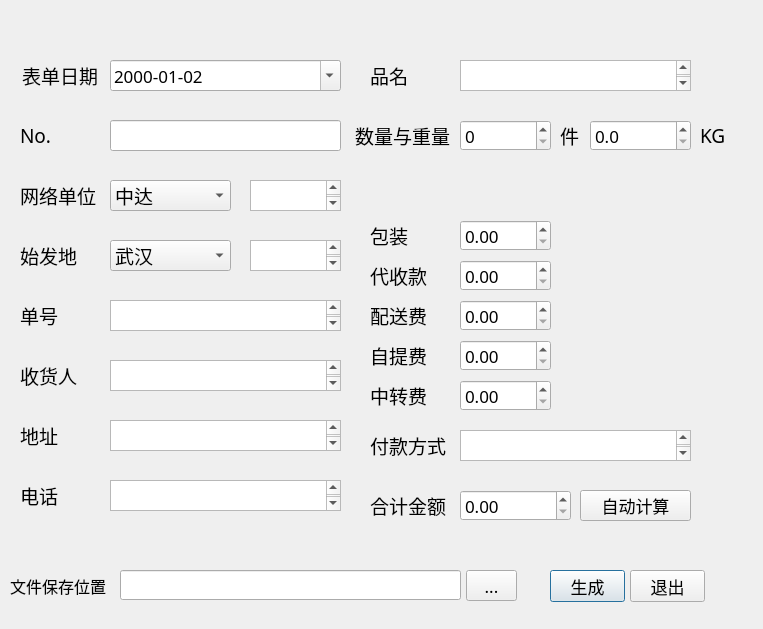
<?xml version="1.0" encoding="UTF-8"?>
<ui version="4.0">
 <class>TableGenerate</class>
 <widget class="QDialog" name="TableGenerate">
  <property name="geometry">
   <rect>
    <x>0</x>
    <y>0</y>
    <width>763</width>
    <height>629</height>
   </rect>
  </property>
  <property name="minimumSize">
   <size>
    <width>763</width>
    <height>629</height>
   </size>
  </property>
  <property name="maximumSize">
   <size>
    <width>763</width>
    <height>629</height>
   </size>
  </property>
  <property name="windowTitle">
   <string>Table Generator v1.0    -by Y.H.</string>
  </property>
  <widget class="QTextEdit" name="network_department_other">
   <property name="enabled">
    <bool>true</bool>
   </property>
   <property name="geometry">
    <rect>
     <x>250</x>
     <y>180</y>
     <width>91</width>
     <height>31</height>
    </rect>
   </property>
   <property name="font">
    <font>
     <family>黑体</family>
     <pointsize>13</pointsize>
    </font>
   </property>
   <property name="readOnly">
    <bool>false</bool>
   </property>
  </widget>
  <widget class="QTextEdit" name="start_add_other">
   <property name="geometry">
    <rect>
     <x>250</x>
     <y>240</y>
     <width>91</width>
     <height>31</height>
    </rect>
   </property>
   <property name="font">
    <font>
     <family>黑体</family>
     <pointsize>13</pointsize>
    </font>
   </property>
  </widget>
  <widget class="QTextEdit" name="code">
   <property name="geometry">
    <rect>
     <x>110</x>
     <y>300</y>
     <width>231</width>
     <height>31</height>
    </rect>
   </property>
   <property name="font">
    <font>
     <family>黑体</family>
     <pointsize>13</pointsize>
    </font>
   </property>
  </widget>
  <widget class="QTextEdit" name="people_name">
   <property name="geometry">
    <rect>
     <x>110</x>
     <y>360</y>
     <width>231</width>
     <height>31</height>
    </rect>
   </property>
   <property name="font">
    <font>
     <family>黑体</family>
     <pointsize>13</pointsize>
    </font>
   </property>
  </widget>
  <widget class="QTextEdit" name="add">
   <property name="geometry">
    <rect>
     <x>110</x>
     <y>420</y>
     <width>231</width>
     <height>31</height>
    </rect>
   </property>
   <property name="font">
    <font>
     <family>黑体</family>
     <pointsize>13</pointsize>
    </font>
   </property>
  </widget>
  <widget class="QDateEdit" name="dateEdit">
   <property name="geometry">
    <rect>
     <x>110</x>
     <y>60</y>
     <width>231</width>
     <height>31</height>
    </rect>
   </property>
   <property name="font">
    <font>
     <family>黑体</family>
     <pointsize>13</pointsize>
    </font>
   </property>
   <property name="displayFormat">
    <string>yyyy-MM-dd</string>
   </property>
   <property name="calendarPopup">
    <bool>true</bool>
   </property>
   <property name="date">
    <date>
     <year>2000</year>
     <month>1</month>
     <day>2</day>
    </date>
   </property>
  </widget>
  <widget class="QDoubleSpinBox" name="count">
   <property name="geometry">
    <rect>
     <x>460</x>
     <y>120</y>
     <width>91</width>
     <height>31</height>
    </rect>
   </property>
   <property name="font">
    <font>
     <family>黑体</family>
     <pointsize>13</pointsize>
    </font>
   </property>
   <property name="decimals">
    <number>0</number>
   </property>
   <property name="maximum">
    <double>999999.000000000000000</double>
   </property>
  </widget>
  <widget class="QDoubleSpinBox" name="weight">
   <property name="geometry">
    <rect>
     <x>590</x>
     <y>120</y>
     <width>101</width>
     <height>31</height>
    </rect>
   </property>
   <property name="font">
    <font>
     <family>黑体</family>
     <pointsize>13</pointsize>
    </font>
   </property>
   <property name="decimals">
    <number>1</number>
   </property>
   <property name="maximum">
    <double>999999.000000000000000</double>
   </property>
  </widget>
  <widget class="QDoubleSpinBox" name="package_value">
   <property name="geometry">
    <rect>
     <x>460</x>
     <y>220</y>
     <width>91</width>
     <height>31</height>
    </rect>
   </property>
   <property name="font">
    <font>
     <family>黑体</family>
     <pointsize>13</pointsize>
    </font>
   </property>
   <property name="maximum">
    <double>999999.989999999990687</double>
   </property>
  </widget>
  <widget class="QDoubleSpinBox" name="agency_fund_value">
   <property name="geometry">
    <rect>
     <x>460</x>
     <y>260</y>
     <width>91</width>
     <height>31</height>
    </rect>
   </property>
   <property name="font">
    <font>
     <family>黑体</family>
     <pointsize>13</pointsize>
    </font>
   </property>
   <property name="maximum">
    <double>999999.989999999990687</double>
   </property>
  </widget>
  <widget class="QDoubleSpinBox" name="delivery_cost_value">
   <property name="geometry">
    <rect>
     <x>460</x>
     <y>300</y>
     <width>91</width>
     <height>31</height>
    </rect>
   </property>
   <property name="font">
    <font>
     <family>黑体</family>
     <pointsize>13</pointsize>
    </font>
   </property>
   <property name="maximum">
    <double>999999.989999999990687</double>
   </property>
  </widget>
  <widget class="QDoubleSpinBox" name="self_fee_value">
   <property name="geometry">
    <rect>
     <x>460</x>
     <y>340</y>
     <width>91</width>
     <height>31</height>
    </rect>
   </property>
   <property name="font">
    <font>
     <family>黑体</family>
     <pointsize>13</pointsize>
    </font>
   </property>
   <property name="maximum">
    <double>999999.989999999990687</double>
   </property>
  </widget>
  <widget class="QDoubleSpinBox" name="transfer_fee_value">
   <property name="geometry">
    <rect>
     <x>460</x>
     <y>380</y>
     <width>91</width>
     <height>31</height>
    </rect>
   </property>
   <property name="font">
    <font>
     <family>黑体</family>
     <pointsize>13</pointsize>
    </font>
   </property>
   <property name="maximum">
    <double>999999.989999999990687</double>
   </property>
  </widget>
  <widget class="QTextEdit" name="payment_method">
   <property name="geometry">
    <rect>
     <x>460</x>
     <y>430</y>
     <width>231</width>
     <height>31</height>
    </rect>
   </property>
   <property name="font">
    <font>
     <family>黑体</family>
     <pointsize>13</pointsize>
    </font>
   </property>
  </widget>
  <widget class="QDoubleSpinBox" name="total_money">
   <property name="geometry">
    <rect>
     <x>460</x>
     <y>490</y>
     <width>111</width>
     <height>31</height>
    </rect>
   </property>
   <property name="font">
    <font>
     <family>黑体</family>
     <pointsize>13</pointsize>
    </font>
   </property>
   <property name="maximum">
    <double>999999.989999999990687</double>
   </property>
  </widget>
  <widget class="QLabel" name="label">
   <property name="geometry">
    <rect>
     <x>20</x>
     <y>60</y>
     <width>80</width>
     <height>31</height>
    </rect>
   </property>
   <property name="font">
    <font>
     <family>黑体</family>
     <pointsize>14</pointsize>
    </font>
   </property>
   <property name="text">
    <string>表单日期</string>
   </property>
   <property name="textFormat">
    <enum>Qt::AutoText</enum>
   </property>
   <property name="alignment">
    <set>Qt::AlignCenter</set>
   </property>
  </widget>
  <widget class="QLabel" name="label_2">
   <property name="geometry">
    <rect>
     <x>20</x>
     <y>120</y>
     <width>54</width>
     <height>31</height>
    </rect>
   </property>
   <property name="font">
    <font>
     <family>黑体</family>
     <pointsize>14</pointsize>
    </font>
   </property>
   <property name="text">
    <string>No.</string>
   </property>
   <property name="alignment">
    <set>Qt::AlignLeading|Qt::AlignLeft|Qt::AlignVCenter</set>
   </property>
  </widget>
  <widget class="QLabel" name="label_3">
   <property name="geometry">
    <rect>
     <x>20</x>
     <y>180</y>
     <width>80</width>
     <height>31</height>
    </rect>
   </property>
   <property name="font">
    <font>
     <family>黑体</family>
     <pointsize>14</pointsize>
    </font>
   </property>
   <property name="text">
    <string>网络单位</string>
   </property>
  </widget>
  <widget class="QLabel" name="label_4">
   <property name="geometry">
    <rect>
     <x>20</x>
     <y>240</y>
     <width>80</width>
     <height>31</height>
    </rect>
   </property>
   <property name="font">
    <font>
     <family>黑体</family>
     <pointsize>14</pointsize>
    </font>
   </property>
   <property name="text">
    <string>始发地</string>
   </property>
  </widget>
  <widget class="QLabel" name="label_5">
   <property name="geometry">
    <rect>
     <x>20</x>
     <y>300</y>
     <width>54</width>
     <height>31</height>
    </rect>
   </property>
   <property name="font">
    <font>
     <family>黑体</family>
     <pointsize>14</pointsize>
    </font>
   </property>
   <property name="text">
    <string>单号</string>
   </property>
  </widget>
  <widget class="QLabel" name="label_6">
   <property name="geometry">
    <rect>
     <x>20</x>
     <y>360</y>
     <width>80</width>
     <height>31</height>
    </rect>
   </property>
   <property name="font">
    <font>
     <family>黑体</family>
     <pointsize>14</pointsize>
    </font>
   </property>
   <property name="text">
    <string>收货人</string>
   </property>
  </widget>
  <widget class="QLabel" name="label_7">
   <property name="geometry">
    <rect>
     <x>20</x>
     <y>420</y>
     <width>54</width>
     <height>31</height>
    </rect>
   </property>
   <property name="font">
    <font>
     <family>黑体</family>
     <pointsize>14</pointsize>
    </font>
   </property>
   <property name="text">
    <string>地址</string>
   </property>
  </widget>
  <widget class="QLabel" name="label_8">
   <property name="geometry">
    <rect>
     <x>370</x>
     <y>60</y>
     <width>95</width>
     <height>31</height>
    </rect>
   </property>
   <property name="font">
    <font>
     <family>黑体</family>
     <pointsize>14</pointsize>
    </font>
   </property>
   <property name="text">
    <string>品名</string>
   </property>
  </widget>
  <widget class="QLabel" name="label_9">
   <property name="geometry">
    <rect>
     <x>355</x>
     <y>120</y>
     <width>100</width>
     <height>31</height>
    </rect>
   </property>
   <property name="font">
    <font>
     <family>黑体</family>
     <pointsize>14</pointsize>
    </font>
   </property>
   <property name="text">
    <string>数量与重量</string>
   </property>
  </widget>
  <widget class="QLabel" name="package_label">
   <property name="geometry">
    <rect>
     <x>370</x>
     <y>220</y>
     <width>95</width>
     <height>31</height>
    </rect>
   </property>
   <property name="font">
    <font>
     <family>黑体</family>
     <pointsize>14</pointsize>
    </font>
   </property>
   <property name="text">
    <string>包装</string>
   </property>
  </widget>
  <widget class="QLabel" name="agency_fund_label">
   <property name="geometry">
    <rect>
     <x>370</x>
     <y>260</y>
     <width>95</width>
     <height>31</height>
    </rect>
   </property>
   <property name="font">
    <font>
     <family>黑体</family>
     <pointsize>14</pointsize>
    </font>
   </property>
   <property name="text">
    <string>代收款</string>
   </property>
  </widget>
  <widget class="QLabel" name="delivery_cost_label">
   <property name="geometry">
    <rect>
     <x>370</x>
     <y>300</y>
     <width>95</width>
     <height>31</height>
    </rect>
   </property>
   <property name="font">
    <font>
     <family>黑体</family>
     <pointsize>14</pointsize>
    </font>
   </property>
   <property name="text">
    <string>配送费</string>
   </property>
  </widget>
  <widget class="QLabel" name="self_fee_label">
   <property name="geometry">
    <rect>
     <x>370</x>
     <y>340</y>
     <width>95</width>
     <height>31</height>
    </rect>
   </property>
   <property name="font">
    <font>
     <family>黑体</family>
     <pointsize>14</pointsize>
    </font>
   </property>
   <property name="text">
    <string>自提费</string>
   </property>
  </widget>
  <widget class="QLabel" name="transfer_fee_label">
   <property name="geometry">
    <rect>
     <x>370</x>
     <y>380</y>
     <width>95</width>
     <height>31</height>
    </rect>
   </property>
   <property name="font">
    <font>
     <family>黑体</family>
     <pointsize>14</pointsize>
    </font>
   </property>
   <property name="text">
    <string>中转费</string>
   </property>
  </widget>
  <widget class="QLabel" name="payment_method_label">
   <property name="geometry">
    <rect>
     <x>370</x>
     <y>430</y>
     <width>95</width>
     <height>31</height>
    </rect>
   </property>
   <property name="font">
    <font>
     <family>黑体</family>
     <pointsize>14</pointsize>
    </font>
   </property>
   <property name="text">
    <string>付款方式</string>
   </property>
  </widget>
  <widget class="QLabel" name="total_money_label">
   <property name="geometry">
    <rect>
     <x>370</x>
     <y>490</y>
     <width>95</width>
     <height>31</height>
    </rect>
   </property>
   <property name="font">
    <font>
     <family>黑体</family>
     <pointsize>14</pointsize>
    </font>
   </property>
   <property name="text">
    <string>合计金额</string>
   </property>
  </widget>
  <widget class="QTextEdit" name="phone_number">
   <property name="geometry">
    <rect>
     <x>110</x>
     <y>480</y>
     <width>231</width>
     <height>31</height>
    </rect>
   </property>
   <property name="font">
    <font>
     <family>黑体</family>
     <pointsize>13</pointsize>
    </font>
   </property>
   <property name="textInteractionFlags">
    <set>Qt::TextEditorInteraction</set>
   </property>
  </widget>
  <widget class="QLabel" name="label_17">
   <property name="geometry">
    <rect>
     <x>20</x>
     <y>480</y>
     <width>54</width>
     <height>31</height>
    </rect>
   </property>
   <property name="font">
    <font>
     <family>黑体</family>
     <pointsize>14</pointsize>
    </font>
   </property>
   <property name="text">
    <string>电话</string>
   </property>
  </widget>
  <widget class="QTextEdit" name="goods_name">
   <property name="geometry">
    <rect>
     <x>460</x>
     <y>60</y>
     <width>231</width>
     <height>31</height>
    </rect>
   </property>
   <property name="font">
    <font>
     <family>黑体</family>
     <pointsize>13</pointsize>
    </font>
   </property>
  </widget>
  <widget class="QLabel" name="label_18">
   <property name="geometry">
    <rect>
     <x>560</x>
     <y>120</y>
     <width>54</width>
     <height>31</height>
    </rect>
   </property>
   <property name="font">
    <font>
     <family>黑体</family>
     <pointsize>14</pointsize>
    </font>
   </property>
   <property name="text">
    <string>件</string>
   </property>
  </widget>
  <widget class="QLabel" name="label_19">
   <property name="geometry">
    <rect>
     <x>700</x>
     <y>120</y>
     <width>54</width>
     <height>31</height>
    </rect>
   </property>
   <property name="font">
    <font>
     <family>黑体</family>
     <pointsize>14</pointsize>
    </font>
   </property>
   <property name="text">
    <string>KG</string>
   </property>
  </widget>
  <widget class="QComboBox" name="start_add">
   <property name="geometry">
    <rect>
     <x>110</x>
     <y>240</y>
     <width>121</width>
     <height>31</height>
    </rect>
   </property>
   <property name="font">
    <font>
     <family>黑体</family>
     <pointsize>14</pointsize>
    </font>
   </property>
   <item>
    <property name="text">
     <string>武汉</string>
    </property>
   </item>
   <item>
    <property name="text">
     <string>重庆</string>
    </property>
   </item>
   <item>
    <property name="text">
     <string>杭州</string>
    </property>
   </item>
   <item>
    <property name="text">
     <string>天津</string>
    </property>
   </item>
   <item>
    <property name="text">
     <string>长沙</string>
    </property>
   </item>
   <item>
    <property name="text">
     <string>厦门</string>
    </property>
   </item>
   <item>
    <property name="text">
     <string>成都</string>
    </property>
   </item>
   <item>
    <property name="text">
     <string>青岛</string>
    </property>
   </item>
   <item>
    <property name="text">
     <string>沈阳</string>
    </property>
   </item>
   <item>
    <property name="text">
     <string>上海</string>
    </property>
   </item>
   <item>
    <property name="text">
     <string>河南</string>
    </property>
   </item>
   <item>
    <property name="text">
     <string>海宁</string>
    </property>
   </item>
   <item>
    <property name="text">
     <string>其他...</string>
    </property>
   </item>
  </widget>
  <widget class="QComboBox" name="network_department">
   <property name="geometry">
    <rect>
     <x>110</x>
     <y>180</y>
     <width>121</width>
     <height>31</height>
    </rect>
   </property>
   <property name="font">
    <font>
     <family>黑体</family>
     <pointsize>14</pointsize>
    </font>
   </property>
   <property name="editable">
    <bool>false</bool>
   </property>
   <property name="currentText">
    <string>中达</string>
   </property>
   <property name="currentIndex">
    <number>0</number>
   </property>
   <item>
    <property name="text">
     <string>中达</string>
    </property>
   </item>
   <item>
    <property name="text">
     <string>龙杭</string>
    </property>
   </item>
   <item>
    <property name="text">
     <string>星云</string>
    </property>
   </item>
   <item>
    <property name="text">
     <string>泰保</string>
    </property>
   </item>
   <item>
    <property name="text">
     <string>荟运</string>
    </property>
   </item>
   <item>
    <property name="text">
     <string>邓星宇</string>
    </property>
   </item>
   <item>
    <property name="text">
     <string>林翔</string>
    </property>
   </item>
   <item>
    <property name="text">
     <string>北涛</string>
    </property>
   </item>
   <item>
    <property name="text">
     <string>邦德</string>
    </property>
   </item>
   <item>
    <property name="text">
     <string>金京信</string>
    </property>
   </item>
   <item>
    <property name="text">
     <string>迪瑞宝</string>
    </property>
   </item>
   <item>
    <property name="text">
     <string>天翔</string>
    </property>
   </item>
   <item>
    <property name="text">
     <string>商周</string>
    </property>
   </item>
   <item>
    <property name="text">
     <string>顺捷</string>
    </property>
   </item>
   <item>
    <property name="text">
     <string>诚誉</string>
    </property>
   </item>
   <item>
    <property name="text">
     <string>浩通</string>
    </property>
   </item>
   <item>
    <property name="text">
     <string>弘运</string>
    </property>
   </item>
   <item>
    <property name="text">
     <string>其他...</string>
    </property>
   </item>
  </widget>
  <widget class="QPushButton" name="OK_Button">
   <property name="geometry">
    <rect>
     <x>550</x>
     <y>570</y>
     <width>75</width>
     <height>32</height>
    </rect>
   </property>
   <property name="font">
    <font>
     <family>黑体</family>
     <pointsize>13</pointsize>
    </font>
   </property>
   <property name="text">
    <string>生成</string>
   </property>
  </widget>
  <widget class="QPushButton" name="cancel_Button">
   <property name="geometry">
    <rect>
     <x>630</x>
     <y>570</y>
     <width>75</width>
     <height>32</height>
    </rect>
   </property>
   <property name="font">
    <font>
     <family>黑体</family>
     <pointsize>13</pointsize>
    </font>
   </property>
   <property name="text">
    <string>退出</string>
   </property>
  </widget>
  <widget class="QToolButton" name="toolButton">
   <property name="geometry">
    <rect>
     <x>466</x>
     <y>570</y>
     <width>51</width>
     <height>31</height>
    </rect>
   </property>
   <property name="font">
    <font>
     <family>黑体</family>
     <pointsize>13</pointsize>
    </font>
   </property>
   <property name="text">
    <string>...</string>
   </property>
   <property name="toolButtonStyle">
    <enum>Qt::ToolButtonIconOnly</enum>
   </property>
  </widget>
  <widget class="QLabel" name="label_20">
   <property name="geometry">
    <rect>
     <x>10</x>
     <y>570</y>
     <width>101</width>
     <height>31</height>
    </rect>
   </property>
   <property name="font">
    <font>
     <family>黑体</family>
     <pointsize>12</pointsize>
    </font>
   </property>
   <property name="text">
    <string>文件保存位置</string>
   </property>
  </widget>
  <widget class="QLineEdit" name="dir_path">
   <property name="geometry">
    <rect>
     <x>120</x>
     <y>570</y>
     <width>341</width>
     <height>30</height>
    </rect>
   </property>
   <property name="font">
    <font>
     <family>Arial</family>
     <pointsize>13</pointsize>
    </font>
   </property>
  </widget>
  <widget class="QPushButton" name="calcButton">
   <property name="geometry">
    <rect>
     <x>580</x>
     <y>490</y>
     <width>111</width>
     <height>31</height>
    </rect>
   </property>
   <property name="font">
    <font>
     <family>黑体</family>
     <pointsize>13</pointsize>
    </font>
   </property>
   <property name="text">
    <string>自动计算</string>
   </property>
  </widget>
  <widget class="QLabel" name="status_label">
   <property name="geometry">
    <rect>
     <x>120</x>
     <y>530</y>
     <width>581</width>
     <height>31</height>
    </rect>
   </property>
   <property name="font">
    <font>
     <family>黑体</family>
     <pointsize>13</pointsize>
    </font>
   </property>
   <property name="text">
    <string/>
   </property>
  </widget>
  <widget class="QLineEdit" name="lineEdit">
   <property name="geometry">
    <rect>
     <x>110</x>
     <y>120</y>
     <width>231</width>
     <height>31</height>
    </rect>
   </property>
   <property name="font">
    <font>
     <family>黑体</family>
     <pointsize>13</pointsize>
    </font>
   </property>
   <property name="maxLength">
    <number>9999999</number>
   </property>
  </widget>
 </widget>
 <tabstops>
  <tabstop>dateEdit</tabstop>
  <tabstop>network_department</tabstop>
  <tabstop>network_department_other</tabstop>
  <tabstop>start_add</tabstop>
  <tabstop>start_add_other</tabstop>
  <tabstop>code</tabstop>
  <tabstop>people_name</tabstop>
  <tabstop>add</tabstop>
  <tabstop>phone_number</tabstop>
  <tabstop>goods_name</tabstop>
  <tabstop>count</tabstop>
  <tabstop>weight</tabstop>
  <tabstop>package_value</tabstop>
  <tabstop>agency_fund_value</tabstop>
  <tabstop>delivery_cost_value</tabstop>
  <tabstop>self_fee_value</tabstop>
  <tabstop>transfer_fee_value</tabstop>
  <tabstop>payment_method</tabstop>
  <tabstop>total_money</tabstop>
  <tabstop>toolButton</tabstop>
  <tabstop>OK_Button</tabstop>
  <tabstop>cancel_Button</tabstop>
 </tabstops>
 <resources/>
 <connections/>
</ui>
